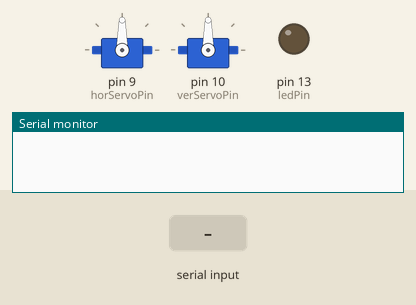
Recording of a sketch running on a simulated Arduino Uno, built with avr-gcc and run on an emulated ATmega328P. Shown: 2 × servo, output pins drawn as LEDs (lit = HIGH), the last lines printed to the serial monitor. Inputs (shaded band) come from the test bench.

Above: at 1.2 s.
1.3 s: "90;45;200\n" received over Serial
At 2.5 s:
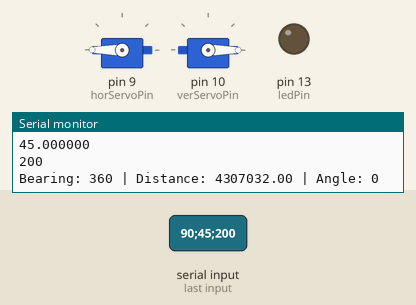
2.8 s: "30;150;10\n" received over Serial
At 3.8 s:
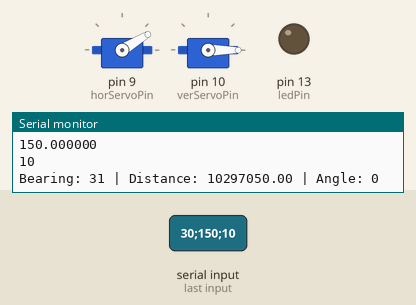
4.3 s: "90\n" received over Serial
At 4.9 s:
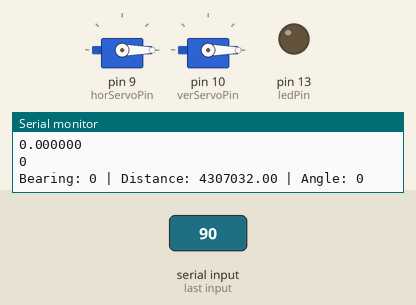
5.8 s: "1;90\n" received over Serial
At 7.0 s:
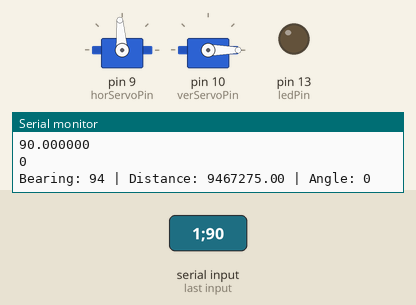
7.3 s: "90;45\n" received over Serial
At 8.4 s:
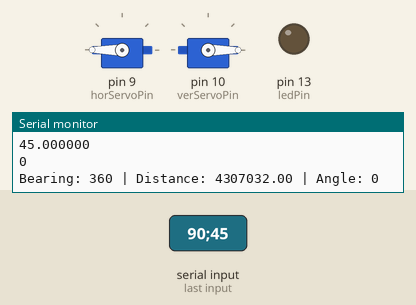
8.8 s: "30;150\n" received over Serial
At 9.6 s:
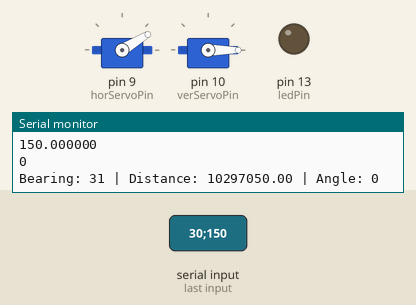
Timing chart, 0 to 11.3 s (numbered marks = the images above; inputs shaded):
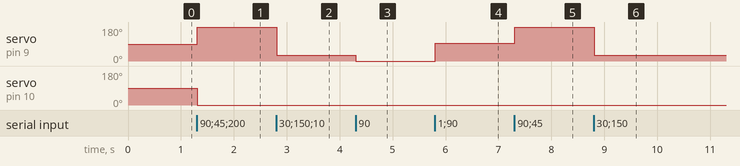

Measured:
- after the input at 1.3 s, servo on pin 9 (horServoPin): 90° → 180° at once; servo on pin 10 (verServoPin): 90° → 0° at once
- after the input at 2.8 s, servo on pin 9 (horServoPin): 180° → 31° at once
- after the input at 4.3 s, servo on pin 9 (horServoPin): 31° → 0° at once
- after the input at 5.8 s, servo on pin 9 (horServoPin): 0° → 94° at once
- after the input at 7.3 s, servo on pin 9 (horServoPin): 94° → 180° at once
- after the input at 8.8 s, servo on pin 9 (horServoPin): 180° → 31° at once

The sketch:

VBAT_ServoController.ino
```cpp
//VBAT Project - Arduino Servo Controller v0.1b 2015-08-13
//TO DO: implement function for saving home position

#include <Servo.h>
#include <math.h>

//config
boolean debug=true;

#define BAUDRATE 57600

const int buttonPin=2;
const int ledPin=13;
const int SERIAL_BUFFER_SIZE = 30;
const int radiusOfEarth = 6371; // in km
const int horServoPin=9;
const int verServoPin=10;
const float pi = 3.14159265;

//variables
Servo hor,ver;
char serial_buffer[SERIAL_BUFFER_SIZE];
float wayPointLatitude = 0, wayPointLongitude = 0, wayPointHeight = 0;	//51.265130;6.561002;500
float height=40, latitude=51.265932, longitude=6.524392;	//home position
float latitudeRadians, wayPointLatitudeRadians, longitudeRadians, wayPointLongitudeRadians;
float distanceToWaypoint, bearing, angle, deltaLatitudeRadians, deltaLongitudeRadians;

void setup() {
  Serial.begin(BAUDRATE);

  pinMode(buttonPin, INPUT);
  pinMode(ledPin, OUTPUT);

  //servo initalization
  hor.attach(horServoPin,1000,2000);	//servo timing between 1000us and 2000us!
    hor.write(90);
  ver.attach(verServoPin,1000,2000);
    ver.write(90);
}

void loop() {
  if (read_serial())
  {
    parse_serial();

    distanceToWaypoint=calculateDistance();
	bearing=calculateBearing();
	angle=calculateAngle();

	hor.write(bearing);
	ver.write(angle);

    if (debug==true)
    {
		Serial.print("Bearing: ");Serial.print(bearing,0);Serial.print(" | ");
		Serial.print("Distance: ");Serial.print(distanceToWaypoint,2);Serial.print(" | ");
		Serial.print("Angle: ");Serial.println(angle,0);
    }
  }

}

double calculateAngle() {
  float i=(distanceToWaypoint*distanceToWaypoint)+(wayPointHeight*wayPointHeight);
  float ii=sqrt(i);
  float iii=(wayPointHeight/ii);
  return asin(iii)*180/pi;
}

void radianConversion()
{
  deltaLatitudeRadians = (wayPointLatitude - latitude) * pi / 180;
  deltaLongitudeRadians = (wayPointLongitude - longitude)* pi / 180;
  latitudeRadians = latitude * pi / 180;
  wayPointLatitudeRadians = wayPointLatitude * pi / 180;
  longitudeRadians = longitude * pi / 180;
  wayPointLongitudeRadians = wayPointLongitude * pi / 180;
}

float calculateBearing()
{
  radianConversion();

  float y = sin(deltaLongitudeRadians) * cos(wayPointLatitudeRadians);
  float x = cos(latitudeRadians) * sin(wayPointLatitudeRadians) -
        sin(latitudeRadians) * cos(wayPointLatitudeRadians) * cos(deltaLongitudeRadians);

  bearing = atan2(y, x) / pi * 180;

  if(bearing < 0)
  {
    bearing = 360 + bearing;
  }

  return bearing;
}

float calculateDistance()
{
  radianConversion();

  float a = sin(deltaLatitudeRadians/2) * sin(deltaLatitudeRadians/2) +
          sin(deltaLongitudeRadians/2) * sin(deltaLongitudeRadians/2) *
          cos(latitudeRadians) * cos(wayPointLatitudeRadians);
  float c = 2 * atan2(sqrt(a), sqrt(1-a));
  float d = radiusOfEarth * c; // distance in kilometers
  return d*1000; //distance in M
}

bool read_serial()
{
  static byte index;

  while (Serial.available())
  {
    char c = Serial.read();

    if (c >= 32 && index < SERIAL_BUFFER_SIZE - 1)
    {
      serial_buffer[index++] = c;
    }
    else if (c == '\r' || c == '\n')
    {
      serial_buffer[index] = '\0';
      index = 0;
      return true;
    }
  }

  return false;
}

void parse_serial()
{
  wayPointLatitude = atof(strtok(serial_buffer, ";"));
  wayPointLongitude = atof(strtok(NULL, ";"));
  wayPointHeight = atof(strtok(NULL, ";"));

  if (debug==true)
  {
	Serial.println(wayPointLatitude,6);
	Serial.println(wayPointLongitude,6);
	Serial.println(wayPointHeight,0);
  }
}
```
